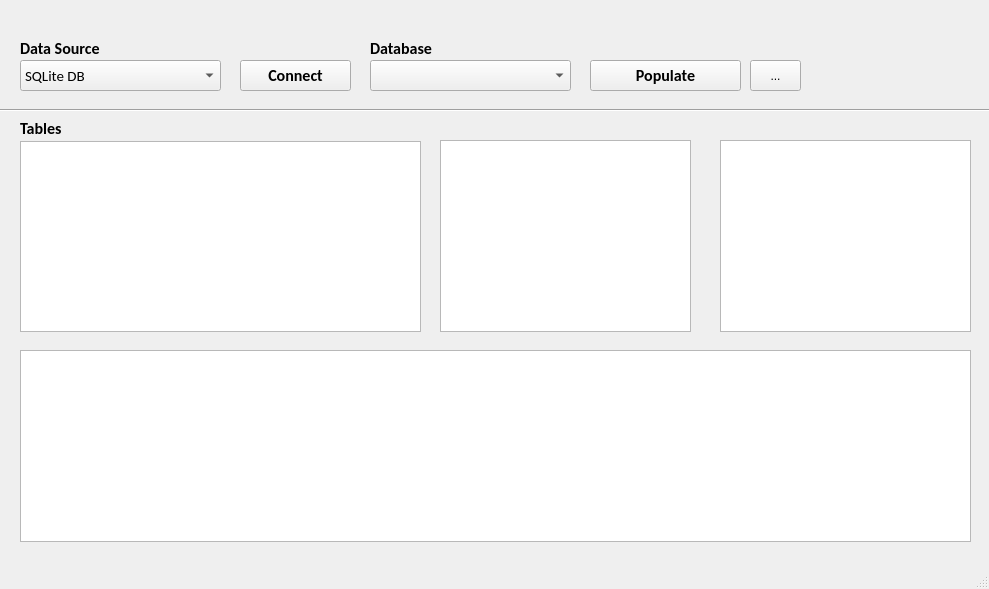
<?xml version="1.0" encoding="UTF-8"?>
<ui version="4.0">
 <class>MainWindow</class>
 <widget class="QMainWindow" name="MainWindow">
  <property name="geometry">
   <rect>
    <x>0</x>
    <y>0</y>
    <width>989</width>
    <height>589</height>
   </rect>
  </property>
  <property name="windowTitle">
   <string>MainWindow</string>
  </property>
  <widget class="QWidget" name="centralwidget">
   <widget class="QTreeView" name="treeView">
    <property name="geometry">
     <rect>
      <x>20</x>
      <y>141</y>
      <width>401</width>
      <height>191</height>
     </rect>
    </property>
    <property name="font">
     <font>
      <family>Calibri</family>
      <pointsize>11</pointsize>
     </font>
    </property>
   </widget>
   <widget class="QListView" name="listView">
    <property name="geometry">
     <rect>
      <x>440</x>
      <y>140</y>
      <width>251</width>
      <height>192</height>
     </rect>
    </property>
    <property name="font">
     <font>
      <family>Calibri</family>
      <pointsize>11</pointsize>
     </font>
    </property>
   </widget>
   <widget class="QListView" name="listView_2">
    <property name="geometry">
     <rect>
      <x>720</x>
      <y>140</y>
      <width>251</width>
      <height>192</height>
     </rect>
    </property>
    <property name="font">
     <font>
      <family>Calibri</family>
      <pointsize>11</pointsize>
     </font>
    </property>
   </widget>
   <widget class="QTableView" name="tableView">
    <property name="geometry">
     <rect>
      <x>20</x>
      <y>350</y>
      <width>951</width>
      <height>192</height>
     </rect>
    </property>
    <property name="font">
     <font>
      <family>Calibri</family>
      <pointsize>11</pointsize>
     </font>
    </property>
   </widget>
   <widget class="QComboBox" name="comboBox">
    <property name="geometry">
     <rect>
      <x>370</x>
      <y>60</y>
      <width>201</width>
      <height>31</height>
     </rect>
    </property>
   </widget>
   <widget class="QPushButton" name="pushButton">
    <property name="geometry">
     <rect>
      <x>590</x>
      <y>60</y>
      <width>151</width>
      <height>31</height>
     </rect>
    </property>
    <property name="font">
     <font>
      <family>Calibri</family>
      <pointsize>12</pointsize>
      <weight>75</weight>
      <bold>true</bold>
     </font>
    </property>
    <property name="text">
     <string>Populate</string>
    </property>
   </widget>
   <widget class="QComboBox" name="comboBox_2">
    <property name="geometry">
     <rect>
      <x>20</x>
      <y>60</y>
      <width>201</width>
      <height>31</height>
     </rect>
    </property>
    <property name="font">
     <font>
      <family>Calibri</family>
      <pointsize>11</pointsize>
     </font>
    </property>
    <item>
     <property name="text">
      <string>SQLite DB</string>
     </property>
    </item>
    <item>
     <property name="text">
      <string>MySQL DB</string>
     </property>
    </item>
    <item>
     <property name="text">
      <string>Oracle DB</string>
     </property>
    </item>
    <item>
     <property name="text">
      <string>Excel File(s)</string>
     </property>
    </item>
    <item>
     <property name="text">
      <string>JSON File(s)</string>
     </property>
    </item>
    <item>
     <property name="text">
      <string>XML File(s)</string>
     </property>
    </item>
    <item>
     <property name="text">
      <string>Comma Separated Values File(s)</string>
     </property>
    </item>
    <item>
     <property name="text">
      <string>Tab Delimited File(s)</string>
     </property>
    </item>
   </widget>
   <widget class="QPushButton" name="pushButton_2">
    <property name="geometry">
     <rect>
      <x>240</x>
      <y>60</y>
      <width>111</width>
      <height>31</height>
     </rect>
    </property>
    <property name="font">
     <font>
      <family>Calibri</family>
      <pointsize>12</pointsize>
      <weight>75</weight>
      <bold>true</bold>
     </font>
    </property>
    <property name="text">
     <string>Connect</string>
    </property>
   </widget>
   <widget class="QLabel" name="label">
    <property name="geometry">
     <rect>
      <x>20</x>
      <y>40</y>
      <width>101</width>
      <height>16</height>
     </rect>
    </property>
    <property name="font">
     <font>
      <family>Calibri</family>
      <pointsize>12</pointsize>
      <weight>75</weight>
      <bold>true</bold>
     </font>
    </property>
    <property name="text">
     <string>Data Source</string>
    </property>
   </widget>
   <widget class="QLabel" name="label_2">
    <property name="geometry">
     <rect>
      <x>370</x>
      <y>40</y>
      <width>131</width>
      <height>16</height>
     </rect>
    </property>
    <property name="font">
     <font>
      <family>Calibri</family>
      <pointsize>12</pointsize>
      <weight>75</weight>
      <bold>true</bold>
     </font>
    </property>
    <property name="text">
     <string>Database</string>
    </property>
   </widget>
   <widget class="QLabel" name="label_3">
    <property name="geometry">
     <rect>
      <x>20</x>
      <y>120</y>
      <width>131</width>
      <height>16</height>
     </rect>
    </property>
    <property name="font">
     <font>
      <family>Calibri</family>
      <pointsize>12</pointsize>
      <weight>75</weight>
      <bold>true</bold>
     </font>
    </property>
    <property name="text">
     <string>Tables</string>
    </property>
   </widget>
   <widget class="QToolButton" name="toolButton">
    <property name="geometry">
     <rect>
      <x>750</x>
      <y>60</y>
      <width>51</width>
      <height>31</height>
     </rect>
    </property>
    <property name="text">
     <string>...</string>
    </property>
   </widget>
   <widget class="Line" name="line">
    <property name="geometry">
     <rect>
      <x>-10</x>
      <y>100</y>
      <width>1011</width>
      <height>20</height>
     </rect>
    </property>
    <property name="orientation">
     <enum>Qt::Horizontal</enum>
    </property>
   </widget>
  </widget>
  <widget class="QMenuBar" name="menubar">
   <property name="geometry">
    <rect>
     <x>0</x>
     <y>0</y>
     <width>989</width>
     <height>21</height>
    </rect>
   </property>
  </widget>
  <widget class="QStatusBar" name="statusbar"/>
 </widget>
 <resources/>
 <connections/>
</ui>
